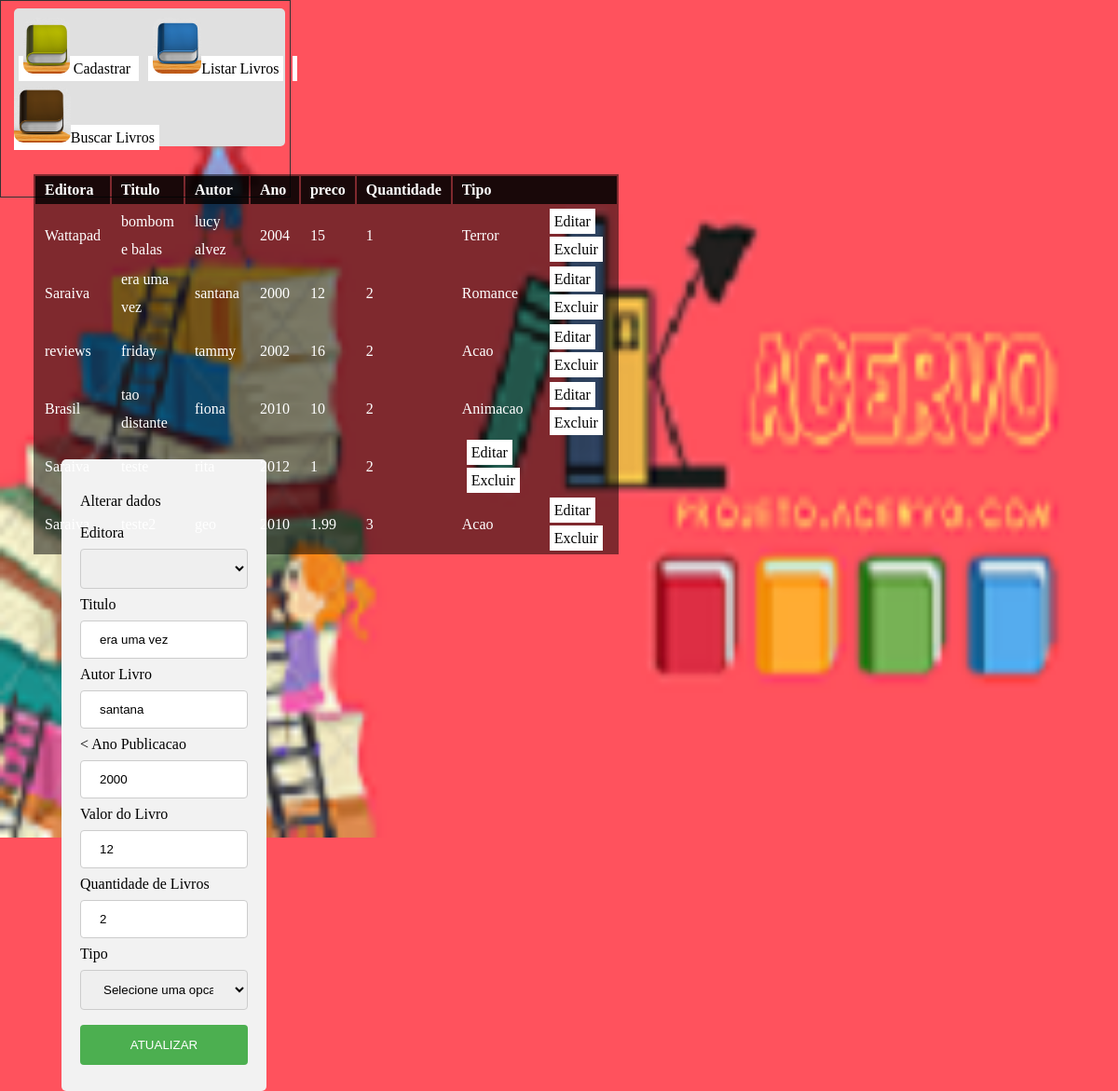
/paginas/pag2.php?id_up=8, run on the app's committed database.
### tables this page shows
CREATE TABLE `editora` (
  `id` int(11) NOT NULL,
  `nome` varchar(60) NOT NULL
);

CREATE TABLE `acervo` (
  `id` int(11) NOT NULL,
  `idEditora` int(11) NOT NULL,
  `titulo` varchar(100) NOT NULL,
  `autor` varchar(60) NOT NULL,
  `ano` int(11) NOT NULL,
  `preco` float NOT NULL,
  `quantidade` int(11) NOT NULL,
  `tipo` int(11) NOT NULL
);

### classeinser.inc (called while the page is built, shortened)
<?php
Class inser{
	private $pdo;
	public function __construct($dbname, $host, $user, $senha)
    {
   	try{
		$this-> pdo = new PDO("mysql:dbname=".$dbname.";host=".$host,$user,$senha);
   	}
	catch(PDOException $e)
	{
		echo "Erro com banco de dados: ".$e->getMessage();
		exit();
	}
	catch(Exception $e)
	{
		echo "Erro generico: ".$e->getMessage();
		exit();
	}
}
	public function buscarDados()
	{
	$cmd=$this-> pdo->query("SELECT * FROM acervo ORDER BY titulo ");
	$res = $cmd -> fetchAll(PDO::FETCH_ASSOC);
		return $res;
	}
			public function buscarPuser()
	{
	$cmd=$this-> pdo->query("SELECT nome FROM editora");
	$res = $cmd -> fetchAll(PDO::FETCH_ASSOC);
		return $res;
	}
		public function buscarNedit($id)
	{
	$cmd=$this-> pdo->query("SELECT nome FROM editora WHERE id = $id");
	$res = $cmd -> fetchAll(PDO::FETCH_ASSOC);
		return $res;
	}
			public function buscarPval()
	{
	$cmd=$this-> pdo->query("SELECT id FROM editora");
	$res = $cmd -> fetchAll(PDO::FETCH_ASSOC);
		return $res;
	}
}
?>

### paginas/pag2.php (the view, shortened to what this page needs)
<?php
  require_once '../classeinser.inc';
  $p = new inser("pj_acervo_kaina","localhost","kaina","C0007");
?>
<!DOCTYPE html>
<html>
<head>
  <link rel="stylesheet" type="text/css" href="../estilo/estilo1.css">
   <link rel="stylesheet" type="text/css" href="../estilo/estilo2.css">
</head>
<body>
          <div class="MenuDois">
          <a id="bot" href="../index.php">
            <img class="minilivro" src="../imagem/minilivros2.jpg" height="60"/>  Cadastrar
          </a>
          <a id ="bot" href="./pag2.php">
            <img class="minilivro" src="../imagem/minilivros3.jpg" height="60"/>Listar Livros
          </a>
          <a id ="bot" href="./buscar.php">
            <img class="minilivro" src="../imagem/minilivros4.jpg" height="60"/>Buscar Livros
          </a>
          </div>
<?php
  if(isset($_GET['id_up']))
  {
    $idup = addslashes($_GET['id_up']);
    $res= $p->buscardadosacervo($idup);
  }
?>
<section id="direita">
  <table>
    <tr id="titulo">
		<td>Editora</td>
		<td>Titulo</td>
		<td>Autor</td>
		<td>Ano</td>
		<td>preco</td>
		<td>Quantidade</td>
		<td colspan="2">Tipo</td>
	</tr>
    <tr >
<?php
      $dados = $p-> buscarDados();
      if (count($dados)>0)
      {
        for ($i=0; $i < count($dados); $i++)
        {
              echo "<tr>";
              foreach ($dados[$i] as $k => $v)
              {
                      if (($k =="tipo" ))
                      {
                          switch ($v)
                          {
                              case '1':
                                   echo "<td>Romance</td>";
                              break;
                              case '2':
                                   echo "<td>Animacao</td>";
                              break;
                              case '3':
                                   echo "<td>Terror</td>";
                              break;
                              case '4':
                                   echo "<td>Acao</td>";
                              break;
                          }
                        }else if (($k =="idEditora" ))
                              {
                                $dadeditora = $p ->buscarNedit($v);
                                echo "<td>".$dadeditora [0]['nome']."</td>";
                      } else if (($k !="id" ))
                              {
                                echo "<td>".$v."</td>";
                               }
              }
?>
      <td>
            <a id="bot" href="pag2.php?id_up=<?php echo $dados[$i]['id'];?>">Editar</a>
            <a id="bot" href="pag2.php?id=<?php echo $dados[$i]['id'];?>">Excluir</a>
      </td>
<?php
      echo "</tr>";
    }
  }
  else
  {
    echo "<p id='centro'> Cadastratre!!!: <a href='index.php'>Cadastrar </p> </a>";
  }
?>
      </table>
</section>
<?php
       if(isset($res)){
  ?>
    <div id= "centro">
        <p>Alterar dados</p>
      <form method="POST">
        <label > Editora</label>
                  <select name="idedi">
                  <option></option>
          <?php
                    $dado = $p-> buscarPval();
                    $dados = $p-> buscarPuser();
                    if (count($dados)>0)
                    {
                      for ($i=0; $i < count($dado); $i++)
                      {
                         for ($i=0; $i < count($dados); $i++)
                           {
                               foreach ($dado[$i] as $s => $e)
                              {
                                   foreach ($dados[$i] as $k => $v)
                                  {
                                   echo"<option value='$e' > $v </option>";
                                   }
                              }
                           }
                      }
                    }
                ?>
              </select>
          <label >Titulo</label>
          <input type="text"
			id="titulo"
			name="titulo"
			placeholder="Digite o Titulo do livro"
			value="<?php if(isset($res)){echo $res['titulo'];}?>">
          <label >  Autor Livro </label>
          <input type="text"
			id="autor"
			name="autor"
			placeholder="Digite o nome do autor"
			value="<?php if(isset($res)){echo $res['autor'];}?>">
          < <label >Ano Publicacao</label>
          <input type="text"
			class="form-control"
			id="ano"
			name="ano"
			placeholder="Digite o ano ex.:2012"
			value="<?php if(isset($res)){echo $res['ano'];}?>">
          <label >Valor do Livro</label>
          <input type="text"
			class="form-control"
			id="valor"
			name="valor"
			placeholder="Valor do Livro ex.:1.99"
			value="<?php if(isset($res)){echo $res['preco'];}?>">
          <label >Quantidade de Livros</label>
          <input type="text"
			class="form-control"
			id="quantidade"
			name="quantidade"
			placeholder="Digite a Quantidade"
			value="<?php if(isset($res)){echo $res['quantidade'];}?>">
          <label>Tipo</label>
          <select name="tipo">
            <option selected>Selecione uma opcao</option>
          </select>
          <input type="submit" value="ATUALIZAR">
      </form>
    </div>
<?php
      }
?>
</body>
</html>

### estilo/estilo1.css (style rules this page uses)
body { margin: 0; background-image: url("../imagem/livra.png"); background-repeat:no-repeat; background-color: #ff525d; background-size: 210px 210px; width: 300px; height: 200px; border-width: 1px; padding:5px; border:1px solid #333; }
input[type=text], select { width: 100%; padding: 12px 20px; margin: 8px 0; display: inline-block; border: 1px solid #ccc; border-radius: 4px; box-sizing: border-box; }
input[type=submit] { width: 100%; background-color: #4CAF50; color: white; padding: 14px 20px; margin: 8px 0; border: none; border-radius: 4px; cursor: pointer; }
#centro { margin-top: 2%; margin-left:20%; border-radius: 5px; background-color: #f2f2f2; padding: 20px; width: 60% }

### estilo/estilo2.css (style rules this page uses)
body { margin: 0; background-image: url("../imagem/livra.png"); background-repeat:no-repeat; background-color: #ff525d; background-size: cover; }
.MenuDois { background-color: #e0e0e0; margin-top: 1%; margin-left: 3%; border-radius: 5px; width:fit-content; }
.minilivro { border-radius: 10px; margin-top: 10px; }
#direita { width: 100%; height: 300px; }
table { background-color: rgba(0,0,0,.5); width: 90%; margin:30px; }
tr { line-height: 30px; color: white; }
tr#titulo { width: 30px; font-weight: bold; background-color: rgba(0,0,0,.8); color: white; }
td { padding: 0px 10px; }
#bot { background-color: white; color: black; padding: 5px; margin: 0px 5px; text-decoration: none; cursor: pointer; }

### data on the page
acervo: titulo "bombom e balas", autor "lucy alvez", ano "2004", preco "15", quantidade "1", tipo "Terror"
editora: nome "Wattapad"
acervo: titulo "era uma vez", autor "santana", ano "2000", preco "12", quantidade "2", tipo "Romance", valor "12"
editora: nome "Saraiva"
acervo: titulo "friday", autor "tammy", ano "2002", preco "16", quantidade "2", tipo "Acao"
editora: nome "reviews"
acervo: titulo "tao distante", autor "fiona", ano "2010", preco "10", quantidade "2", tipo "Animacao"
editora: nome "Brasil"
acervo: ano "2012", preco "1", quantidade "2"
acervo: titulo "teste2", ano "2010", preco "1.99", quantidade "3", tipo "Acao"
